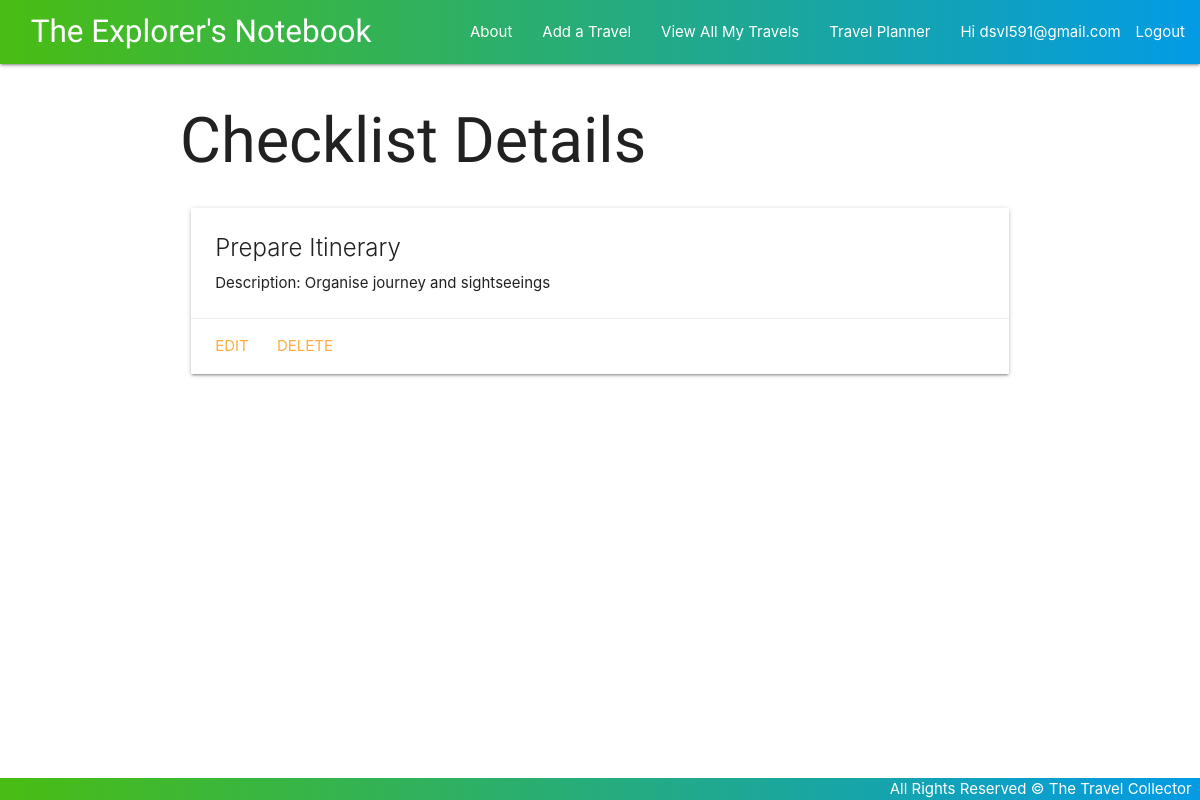
Screenshot of /checklists/3/ (signed in) with the database file from the repository.
### main_app/models.py (models this page shows, shortened)
class Checklist(models.Model):
    name = models.CharField(max_length=50)
    description = models.CharField(max_length=250)
    user = models.ForeignKey(User, on_delete=models.CASCADE)

### main_app/views.py (the view)
# urls.py: path('checklists/<int:pk>/', views.ChecklistDetail.as_view(), name='checklists_detail'),
class ChecklistDetail(LoginRequiredMixin, DetailView):
    model = Checklist

### main_app/templates/main_app/checklist_detail.html
{% extends 'base.html' %}
{% block content %}
<h1>Checklist Details </h1>
<div class="row">
    <div class="col s12 col-offeset-3">
        <div class="card">
            <div class="card-content">
                <span class="card-title">{{ checklist.name }}</span>
                <p>Description: {{ checklist.description }}</p>
            </div>
            <div class="card-action">
                <a href="{% url 'checklists_update' checklist.id %}">Edit</a>
                <a href="{% url 'checklists_delete' checklist.id %}">Delete</a>
            </div>
        </div>
    </div>
</div>
{% endblock %}

### main_app/templates/base.html (shortened to what this page needs)
{% load static %}
<!DOCTYPE html>
<html lang="en">
<head>
    <link rel="stylesheet" href="https://cdnjs.cloudflare.com/ajax/libs/materialize/1.0.0/css/materialize.min.css">
    <link rel="stylesheet" href="{% static '/css/style.css' %}">
</head>
<body>
    <header>
    <div class="navbar-fixed">
        <nav>
            <div class="nav-wrapper">
                <a href="{% url 'home' %}" class="left brand-logo"> &nbsp; &nbsp; The Explorer's Notebook</a>
                <ul class="right hide-on-med-and-down">
                    <li><a href="{% url 'about' %}"> About </a></li>
                    {% if user.is_authenticated %}
                    <li><a href="{% url 'travels_create' %}"> Add a Travel </a></li>
                    <li><a href="{% url 'index' %}"> View All My Travels </a></li>
                    <li><a class="dropdown-trigger" href="#!" data-target="dropdown1">Travel Planner</a></li>
                    <li>Hi {{ user.username }}</li>
                    <li><a href="{% url 'logout' %}"> Logout </a> </li>
                    {% else %}
                    <li><a href="{% url 'signup' %}">Signup</a></li>
                    <li><a href="{% url 'login' %}">Login</a></li>
                    {% endif %}
                </ul>
            </div>
        </nav>
    </div>
    </header>
    <main class="container">
        {% block content %}
        {% endblock %}
    </main>
    <footer class="page-footer custom-footer">
        <div class="right">
            All Rights Reserved &copy; The Travel Collector &nbsp;
        </div>
    </footer>
</body>
</html>

### main_app/static/css/style.css (style rules this page uses)
body { display: flex; min-height: 100vh; flex-direction: column; }
h1, .brand-logo { font-family: 'Style Script', cursive; }
nav .nav-wrapper { background: linear-gradient(90deg, #49bd13 0%, #039be5 100%); }
main { flex: 1 0 auto; }
footer.page-footer { padding-top: 0; text-align: right; background: linear-gradient(90deg, #49bd13 0%, #039be5 100%); }
a { color: #26a69a; }

### rows the page displays
Checklist: name "Prepare Itinerary", description "Organise journey and sightseeings"

### other values shown
{{ user.username }} "dsvl591@gmail.com"
